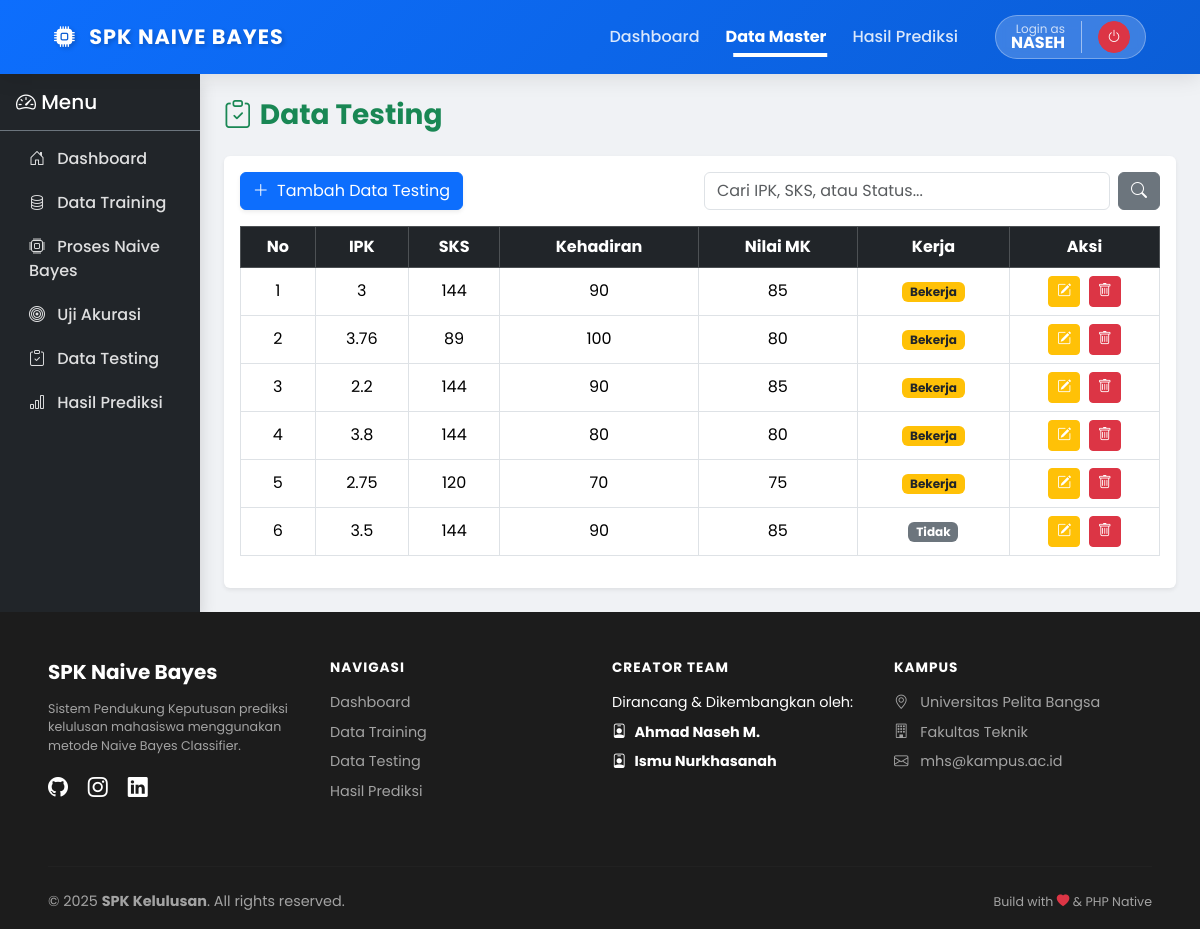
Page /testing/testing.php (signed in) on the committed database.
### tables this page shows
CREATE TABLE `testing` (
  `id` int(11) NOT NULL,
  `ipk` double NOT NULL,
  `sks` int(11) NOT NULL,
  `kehadiran` int(11) NOT NULL,
  `nilai_mk` int(11) NOT NULL,
  `kerja` varchar(20) NOT NULL,
  `hasil_prediksi` varchar(50) DEFAULT NULL,
  `angka_lulus` double DEFAULT NULL,
  `angka_tidak` double DEFAULT NULL
);

### testing/testing.php (the view, shortened to what this page needs)
<?php
include '../template/header.php';
include '../template/sidebar.php';
include '../config/koneksi.php';
$keyword = "";
if (isset($_POST['cari'])) {
    $keyword = $_POST['keyword'];
    $query_str = "SELECT * FROM testing WHERE
                  ipk LIKE '%$keyword%' OR
                  sks LIKE '%$keyword%' OR
                  kerja LIKE '%$keyword%'
                  ORDER BY id DESC";
} else {
    $query_str = "SELECT * FROM testing ORDER BY id DESC";
}
$data = mysqli_query($koneksi, $query_str);
?>
<div class="d-flex justify-content-between align-items-center mb-3">
    <h3 class="fw-bold text-success"><i class="bi bi-clipboard-check me-2"></i>Data Testing</h3>
</div>
<div class="card shadow-sm border-0">
    <div class="card-body">
        <div class="row mb-3 g-2">
            <div class="col-md-6">
                <a href="tambah.php" class="btn btn-primary shadow-sm">
                    <i class="bi bi-plus-lg me-1"></i> Tambah Data Testing
                </a>
            </div>
            <div class="col-md-6">
                <form method="POST" class="d-flex gap-2">
                    <input type="text" name="keyword" class="form-control" placeholder="Cari IPK, SKS, atau Status..." value="<?= $keyword ?>">
                    <button type="submit" name="cari" class="btn btn-secondary">
                        <i class="bi bi-search"></i>
                    </button>
                </form>
            </div>
        </div>
        <div class="table-responsive">
            <table class="table table-hover table-bordered text-center align-middle">
                <thead class="table-dark">
                    <tr>
                        <th>No</th>
                        <th>IPK</th>
                        <th>SKS</th>
                        <th>Kehadiran</th>
                        <th>Nilai MK</th>
                        <th>Kerja</th>
                        <th width="150">Aksi</th>
                    </tr>
                </thead>
                <tbody>
                    <?php
                    $no = 1;
                    if ($data && mysqli_num_rows($data) > 0) {
                        while($d = mysqli_fetch_array($data)){
                    ?>
                        <tr>
                            <td><?= $no++ ?></td>
                            <td><?= $d['ipk'] ?></td>
                            <td><?= $d['sks'] ?></td>
                            <td><?= $d['kehadiran'] ?></td>
                            <td><?= $d['nilai_mk'] ?></td>
                            <td>
                                <?php if($d['kerja'] == 'Ya' || $d['kerja'] == 'Iya'): ?>
                                    <span class="badge bg-warning text-dark">Bekerja</span>
                                <?php else: ?>
                                    <span class="badge bg-secondary">Tidak</span>
                                <?php endif; ?>
                            </td>
                            <td>
                                <a href="edit.php?id=<?= $d['id'] ?>" class="btn btn-sm btn-warning text-white me-1" title="Edit">
                                    <i class="bi bi-pencil-square"></i>
                                </a>
                                <?php if($_SESSION['role'] == 'admin'): ?>
                                <a href="hapus.php?id=<?= $d['id'] ?>" class="btn btn-sm btn-danger" onclick="return confirm('Hapus data testing ini?')" title="Hapus">
                                    <i class="bi bi-trash"></i>
                                </a>
                                <?php endif; ?>
                            </td>
                        </tr>
                    <?php
                        }
                    } ?>
                </tbody>
            </table>
        </div>
    </div>
</div>
<?php include '../template/footer.php'; ?>

### template/header.php (style rules this page uses)
:root { --primary-color: #0d6efd; --secondary-color: #0b5ed7; }
body { background-color: #f0f2f5; font-family: 'Poppins', sans-serif; }
html { scroll-behavior: smooth; }

### rows in the picture
testing: ipk "3", sks "144", kehadiran "90", nilai_mk "85", kerja "Bekerja"
testing: ipk "3.76", sks "89", kehadiran "100", nilai_mk "80", kerja "Bekerja"
testing: ipk "2.2", sks "144", kehadiran "90", nilai_mk "85", kerja "Bekerja"
testing: ipk "3.8", sks "144", kehadiran "80", nilai_mk "80", kerja "Bekerja"
testing: ipk "2.75", sks "120", kehadiran "70", nilai_mk "75", kerja "Bekerja"
testing: ipk "3.5", sks "144", kehadiran "90", nilai_mk "85", kerja "Tidak"

### other values in the picture
$_SESSION['username'] "NASEH"
